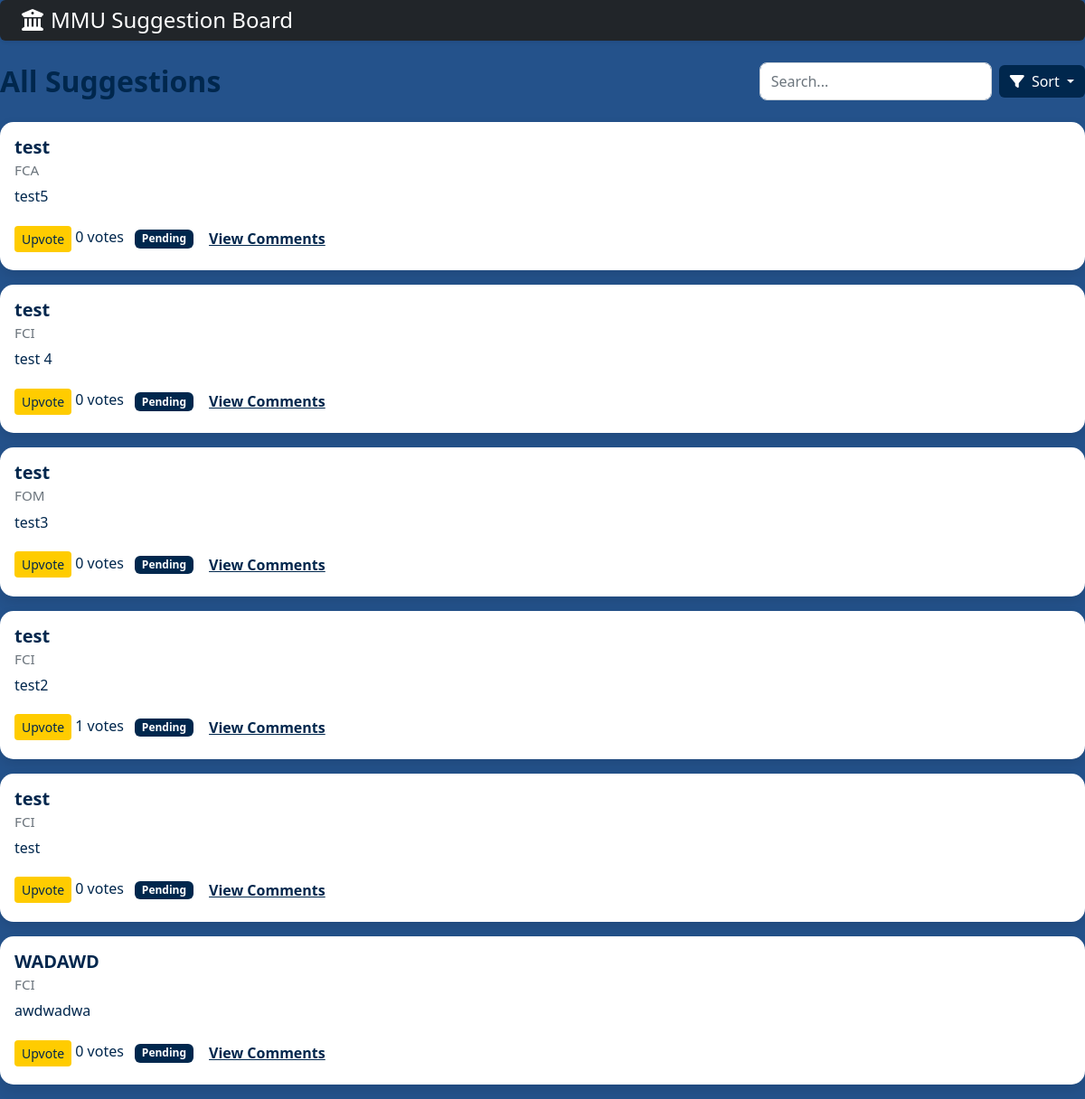
/suggestions (signed in), run on the app's committed database.
### app.py (models this page shows)
class Suggestion(db.Model):
    id = db.Column(db.Integer, primary_key=True)
    suggestion = db.Column(db.String(300), nullable=False)
    faculty = db.Column(db.String(100), nullable=False)
    reason = db.Column(db.Text, nullable=False)
    status = db.Column(db.String(50), default='Pending')
    votes = db.Column(db.Integer, default=0)
    timestamp = db.Column(db.DateTime, default=datetime.utcnow)
    user_id = db.Column(db.Integer, db.ForeignKey('user.id'), nullable=False)
    user = db.relationship('User', back_populates='suggestions')
    comments = db.relationship('Comment', back_populates='suggestion', cascade='all, delete-orphan')
    vote_records = db.relationship('Vote', back_populates='suggestion', cascade='all, delete-orphan')

### app.py (the view)
    @app.route('/suggestions')
    @login_required
    def suggestions():
        posts = Suggestion.query.order_by(Suggestion.timestamp.desc()).all()
        return render_template('suggestionreview.html', posts=posts)

### templates/suggestionreview.html (shortened to what this page needs)
<!DOCTYPE html>
<html lang="en">
<head>
  <link rel="stylesheet" href="https://cdn.jsdelivr.net/npm/bootstrap@5.2.2/dist/css/bootstrap.min.css" />
  <link rel="stylesheet" href="https://cdnjs.cloudflare.com/ajax/libs/font-awesome/6.4.2/css/all.min.css" />
</head>
<body>
  <header class="bg-dark text-white py-2 px-4 mb-4 rounded shadow-sm">
    <h4 class="mb-0"><i class="fas fa-university me-2"></i>MMU Suggestion Board</h4>
  </header>
  <div class="d-flex justify-content-between align-items-center mb-4 flex-wrap gap-2">
    <h2 class="mb-0">All Suggestions</h2>
    <div class="d-flex align-items-center gap-2">
      <input type="text" id="searchInput" class="form-control" placeholder="Search..." onkeyup="filterSuggestions()" />
      <div class="dropdown">
        <button class="btn btn-primary dropdown-toggle" type="button" id="SortDropdown" data-bs-toggle="dropdown" aria-expanded="false">
          <i class="fas fa-filter me-1"></i> Sort
        </button>
      </div>
    </div>
  </div>
  <div id="posts">
    {% for post in posts %}
    <div class="card mb-3 suggestion-card"
      data-id="{{ post.id }}"
      data-votes="{{ post.votes }}"
      data-search="{{ post.suggestion }} {{ post.faculty }} {{ post.reason }}">
      <div class="card-body">
        <h5 class="card-title">{{ post.suggestion }}</h5>
        <h6 class="card-subtitle mb-2 text-muted">{{ post.faculty }}</h6>
        <p>{{ post.reason }}</p>
        <button class="btn btn-sm btn-success" data-id="{{ post.id }}" onclick="upvote(this)">Upvote</button>
        <span id="votes-{{ post.id }}">{{ post.votes }} votes</span>
        <span class="badge bg-secondary ms-2">{{ post.status or 'Pending ⏳' }}</span>
        <button class="btn btn-link" onclick="toggleCard(this)">View Comments</button>
      </div>
    </div>
    {% endfor %}
  </div>
</body>
</html>

### templates/suggestionreview.html (style rules this page uses)
body { background-color: #24528b; font-family: 'Segoe UI', Tahoma, Geneva, Verdana, sans-serif; color: #00274d; }
h2 { font-weight: bold; color: #00274d; }
.card { border-radius: 15px; box-shadow: 0 6px 14px rgba(0, 0, 0, 0.1); border: none; transition: transform 0.3s ease, box-shadow 0.3s ease; background-color: #ffffff; }
.card-title { color: #00274d; font-size: 1.25rem; font-weight: 600; }
.card-subtitle { color: #6c757d; font-size: 0.95rem; }
.btn-success { background-color: #ffcc00; color: #00274d; border: none; }
.btn-primary { background-color: #00274d; border: none; }
.badge.bg-secondary { background-color: #00274d !important; }
.btn-link { color: #00274d; font-weight: 600; }
#searchInput { border-radius: 8px; border: 1px solid #ced4da; padding: 8px 12px; }

### data on the page
Suggestion: suggestion "test", faculty "FCA", reason "test5", votes "0", status "Pending"
Suggestion: suggestion "test", faculty "FCI", reason "test 4", votes "0", status "Pending"
Suggestion: suggestion "test", faculty "FOM", reason "test3", votes "0", status "Pending"
Suggestion: suggestion "test", faculty "FCI", reason "test2", votes "1", status "Pending"
Suggestion: suggestion "test", faculty "FCI", reason "test", votes "0", status "Pending"
Suggestion: suggestion "WADAWD", faculty "FCI", reason "awdwadwa", votes "0", status "Pending"
